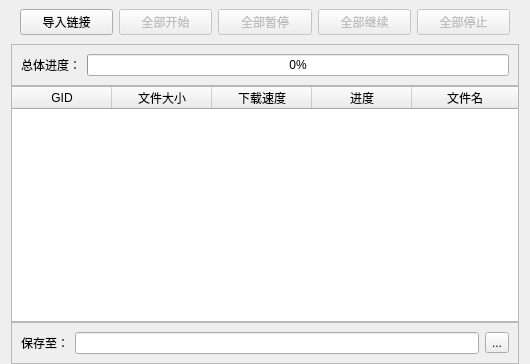
<?xml version="1.0" encoding="UTF-8"?>
<ui version="4.0">
 <class>DownloadManager</class>
 <widget class="QWidget" name="DownloadManager">
  <property name="geometry">
   <rect>
    <x>0</x>
    <y>0</y>
    <width>530</width>
    <height>364</height>
   </rect>
  </property>
  <property name="windowTitle">
   <string>DownloadManager</string>
  </property>
  <layout class="QVBoxLayout" name="verticalLayout">
   <property name="spacing">
    <number>0</number>
   </property>
   <property name="topMargin">
    <number>0</number>
   </property>
   <property name="bottomMargin">
    <number>0</number>
   </property>
   <item>
    <widget class="QFrame" name="frame">
     <property name="frameShape">
      <enum>QFrame::NoFrame</enum>
     </property>
     <property name="frameShadow">
      <enum>QFrame::Raised</enum>
     </property>
     <property name="lineWidth">
      <number>0</number>
     </property>
     <layout class="QHBoxLayout" name="horizontalLayout">
      <item>
       <widget class="QPushButton" name="pbImportLinks">
        <property name="text">
         <string>导入链接</string>
        </property>
       </widget>
      </item>
      <item>
       <widget class="QPushButton" name="pbStart">
        <property name="enabled">
         <bool>false</bool>
        </property>
        <property name="text">
         <string>全部开始</string>
        </property>
       </widget>
      </item>
      <item>
       <widget class="QPushButton" name="pbPause">
        <property name="enabled">
         <bool>false</bool>
        </property>
        <property name="text">
         <string>全部暂停</string>
        </property>
       </widget>
      </item>
      <item>
       <widget class="QPushButton" name="pbContinue">
        <property name="enabled">
         <bool>false</bool>
        </property>
        <property name="text">
         <string>全部继续</string>
        </property>
       </widget>
      </item>
      <item>
       <widget class="QPushButton" name="pbStop">
        <property name="enabled">
         <bool>false</bool>
        </property>
        <property name="text">
         <string>全部停止</string>
        </property>
       </widget>
      </item>
     </layout>
    </widget>
   </item>
   <item>
    <widget class="QFrame" name="frame_2">
     <property name="frameShape">
      <enum>QFrame::StyledPanel</enum>
     </property>
     <property name="frameShadow">
      <enum>QFrame::Raised</enum>
     </property>
     <layout class="QHBoxLayout" name="horizontalLayout_2">
      <item>
       <widget class="QLabel" name="lbProgress">
        <property name="text">
         <string>总体进度：</string>
        </property>
       </widget>
      </item>
      <item>
       <widget class="QProgressBar" name="progress">
        <property name="value">
         <number>0</number>
        </property>
       </widget>
      </item>
     </layout>
    </widget>
   </item>
   <item>
    <widget class="QTableWidget" name="tableList">
     <property name="selectionMode">
      <enum>QAbstractItemView::ContiguousSelection</enum>
     </property>
     <attribute name="horizontalHeaderStretchLastSection">
      <bool>true</bool>
     </attribute>
     <column>
      <property name="text">
       <string>GID</string>
      </property>
     </column>
     <column>
      <property name="text">
       <string>文件大小</string>
      </property>
     </column>
     <column>
      <property name="text">
       <string>下载速度</string>
      </property>
     </column>
     <column>
      <property name="text">
       <string>进度</string>
      </property>
     </column>
     <column>
      <property name="text">
       <string>文件名</string>
      </property>
     </column>
    </widget>
   </item>
   <item>
    <widget class="QFrame" name="frame_3">
     <property name="frameShape">
      <enum>QFrame::StyledPanel</enum>
     </property>
     <property name="frameShadow">
      <enum>QFrame::Raised</enum>
     </property>
     <layout class="QHBoxLayout" name="horizontalLayout_3">
      <item>
       <widget class="QLabel" name="lbSaveTo">
        <property name="sizePolicy">
         <sizepolicy hsizetype="Preferred" vsizetype="Preferred">
          <horstretch>0</horstretch>
          <verstretch>0</verstretch>
         </sizepolicy>
        </property>
        <property name="frameShape">
         <enum>QFrame::NoFrame</enum>
        </property>
        <property name="text">
         <string>保存至：</string>
        </property>
        <property name="alignment">
         <set>Qt::AlignLeading|Qt::AlignLeft|Qt::AlignVCenter</set>
        </property>
       </widget>
      </item>
      <item>
       <widget class="QLineEdit" name="leSaveDir">
        <property name="sizePolicy">
         <sizepolicy hsizetype="Expanding" vsizetype="Fixed">
          <horstretch>0</horstretch>
          <verstretch>0</verstretch>
         </sizepolicy>
        </property>
       </widget>
      </item>
      <item>
       <widget class="QToolButton" name="tbGetSaveDir">
        <property name="text">
         <string>...</string>
        </property>
       </widget>
      </item>
     </layout>
    </widget>
   </item>
  </layout>
 </widget>
 <resources/>
 <connections/>
</ui>
